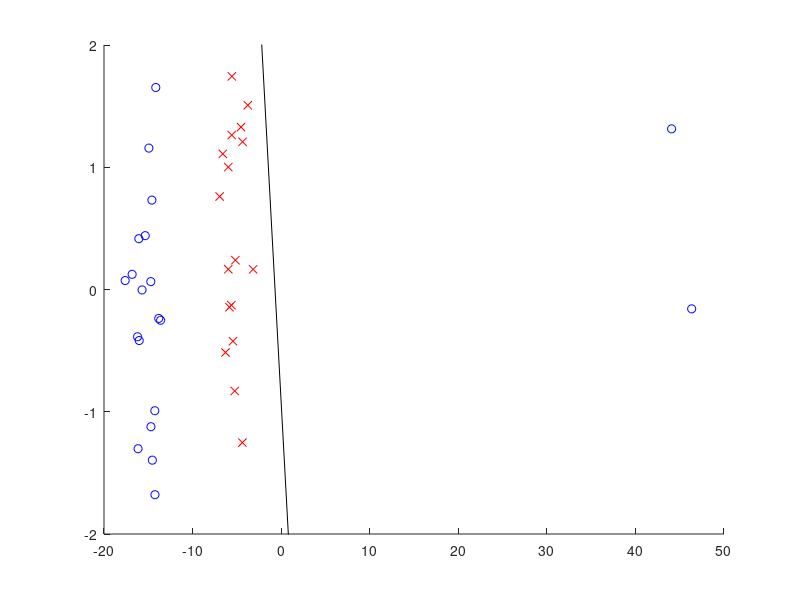

Reproduce this figure in MATLAB.
n=40; x=[randn(1,n/2)-15 randn(1,n/2)-5; randn(1,n)]';
y=[ones(n/2,1); -ones(n/2,1)];
x(1:2,1)=x(1:2,1)+60; x(:,3)=1;

l=0.01; e=0.01; t0=zeros(3,1);
for o=1:1000
  m=(x*t0).*y; v=m+min(1,max(0,1-m));
  a=abs(v-m); w=ones(size(y)); w(a>e)=e./a(a>e);
  t=(x'*(repmat(w,1,3).*x)+1*eye(3))\(x'*(w.*v.*y));
  if norm(t-t0)<0.001, break, end
  t0=t;
end

figure(1); clf; hold on; z=[-20 50]; axis([z -2 2]);
plot(x(y==1,1),x(y==1,2),'bo');
plot(x(y==-1,1),x(y==-1,2),'rx');
plot(z,-(t(3)+z*t(1))/t(2),'k-');